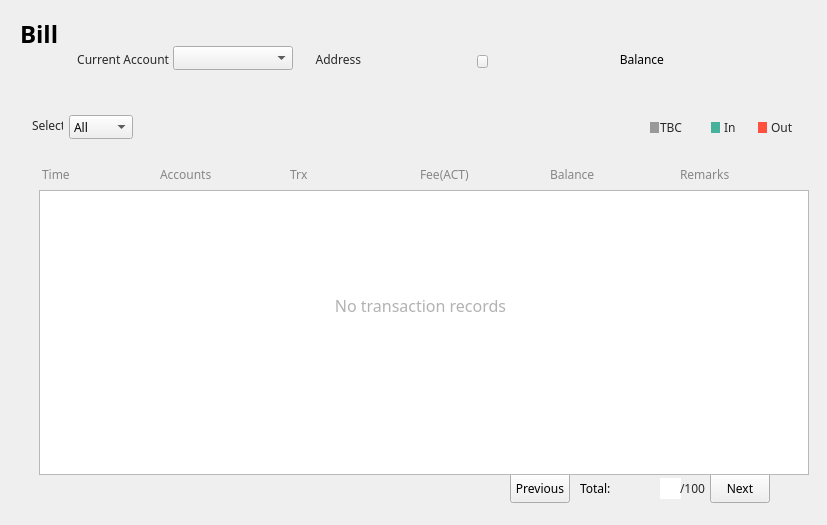
<?xml version="1.0" encoding="UTF-8"?>
<ui version="4.0">
 <class>AccountPage</class>
 <widget class="QWidget" name="AccountPage">
  <property name="geometry">
   <rect>
    <x>0</x>
    <y>0</y>
    <width>827</width>
    <height>525</height>
   </rect>
  </property>
  <property name="font">
   <font>
    <family>微软雅黑</family>
    <stylestrategy>PreferDefault</stylestrategy>
   </font>
  </property>
  <property name="windowTitle">
   <string>Form</string>
  </property>
  <property name="styleSheet">
   <string notr="true">QScrollBar{background-color: rgb(255, 255, 255);}</string>
  </property>
  <widget class="QLabel" name="addressLabel2">
   <property name="geometry">
    <rect>
     <x>310</x>
     <y>42</y>
     <width>51</width>
     <height>26</height>
    </rect>
   </property>
   <property name="font">
    <font>
     <family>微软雅黑</family>
    </font>
   </property>
   <property name="styleSheet">
    <string notr="true">color: rgb(40, 40, 40);
background:transparent;</string>
   </property>
   <property name="text">
    <string>Address</string>
   </property>
   <property name="alignment">
    <set>Qt::AlignBottom|Qt::AlignRight|Qt::AlignTrailing</set>
   </property>
  </widget>
  <widget class="QLabel" name="addressLabel">
   <property name="geometry">
    <rect>
     <x>369</x>
     <y>42</y>
     <width>111</width>
     <height>26</height>
    </rect>
   </property>
   <property name="font">
    <font>
     <family>微软雅黑</family>
     <underline>false</underline>
    </font>
   </property>
   <property name="styleSheet">
    <string notr="true">background:transparent;</string>
   </property>
   <property name="text">
    <string/>
   </property>
   <property name="scaledContents">
    <bool>false</bool>
   </property>
   <property name="alignment">
    <set>Qt::AlignBottom|Qt::AlignLeading|Qt::AlignLeft</set>
   </property>
  </widget>
  <widget class="QToolButton" name="copyBtn">
   <property name="geometry">
    <rect>
     <x>477</x>
     <y>55</y>
     <width>11</width>
     <height>13</height>
    </rect>
   </property>
   <property name="font">
    <font>
     <family>微软雅黑</family>
    </font>
   </property>
   <property name="cursor">
    <cursorShape>PointingHandCursor</cursorShape>
   </property>
   <property name="focusPolicy">
    <enum>Qt::NoFocus</enum>
   </property>
   <property name="text">
    <string/>
   </property>
  </widget>
  <widget class="QComboBox" name="accountComboBox">
   <property name="geometry">
    <rect>
     <x>173</x>
     <y>46</y>
     <width>120</width>
     <height>24</height>
    </rect>
   </property>
   <property name="font">
    <font>
     <family>微软雅黑</family>
     <weight>50</weight>
     <bold>false</bold>
    </font>
   </property>
   <property name="focusPolicy">
    <enum>Qt::NoFocus</enum>
   </property>
  </widget>
  <widget class="QLabel" name="label_10">
   <property name="geometry">
    <rect>
     <x>20</x>
     <y>18</y>
     <width>70</width>
     <height>31</height>
    </rect>
   </property>
   <property name="font">
    <font>
     <family>微软雅黑</family>
     <pointsize>18</pointsize>
     <weight>75</weight>
     <bold>true</bold>
    </font>
   </property>
   <property name="styleSheet">
    <string notr="true">background:transparent;</string>
   </property>
   <property name="text">
    <string>Bill</string>
   </property>
  </widget>
  <widget class="QLabel" name="label">
   <property name="geometry">
    <rect>
     <x>58</x>
     <y>42</y>
     <width>111</width>
     <height>26</height>
    </rect>
   </property>
   <property name="font">
    <font>
     <family>微软雅黑</family>
    </font>
   </property>
   <property name="styleSheet">
    <string notr="true">color: rgb(40, 40, 40);
background:transparent;</string>
   </property>
   <property name="text">
    <string>Current Account</string>
   </property>
   <property name="alignment">
    <set>Qt::AlignBottom|Qt::AlignRight|Qt::AlignTrailing</set>
   </property>
  </widget>
  <widget class="QLabel" name="label_2">
   <property name="geometry">
    <rect>
     <x>32</x>
     <y>117</y>
     <width>31</width>
     <height>16</height>
    </rect>
   </property>
   <property name="font">
    <font>
     <family>微软雅黑</family>
    </font>
   </property>
   <property name="styleSheet">
    <string notr="true">color: rgb(40, 40, 40);</string>
   </property>
   <property name="text">
    <string>Select</string>
   </property>
  </widget>
  <widget class="QComboBox" name="transactionTypeComboBox">
   <property name="geometry">
    <rect>
     <x>69</x>
     <y>115</y>
     <width>64</width>
     <height>24</height>
    </rect>
   </property>
   <property name="font">
    <font>
     <family>微软雅黑</family>
    </font>
   </property>
   <property name="focusPolicy">
    <enum>Qt::NoFocus</enum>
   </property>
   <property name="currentText">
    <string>All</string>
   </property>
   <item>
    <property name="text">
     <string>All</string>
    </property>
   </item>
   <item>
    <property name="text">
     <string>In</string>
    </property>
   </item>
   <item>
    <property name="text">
     <string>Out</string>
    </property>
   </item>
  </widget>
  <widget class="QLabel" name="identityLabel">
   <property name="geometry">
    <rect>
     <x>294</x>
     <y>37</y>
     <width>16</width>
     <height>16</height>
    </rect>
   </property>
   <property name="font">
    <font>
     <family>微软雅黑</family>
    </font>
   </property>
   <property name="styleSheet">
    <string notr="true">background:transparent;</string>
   </property>
   <property name="text">
    <string/>
   </property>
   <property name="alignment">
    <set>Qt::AlignRight|Qt::AlignTrailing|Qt::AlignVCenter</set>
   </property>
  </widget>
  <widget class="QLabel" name="label_3">
   <property name="geometry">
    <rect>
     <x>650</x>
     <y>122</y>
     <width>9</width>
     <height>11</height>
    </rect>
   </property>
   <property name="font">
    <font>
     <family>微软雅黑</family>
    </font>
   </property>
   <property name="styleSheet">
    <string notr="true">background-color: rgb(153, 153, 153);</string>
   </property>
   <property name="text">
    <string/>
   </property>
  </widget>
  <widget class="QLabel" name="label_4">
   <property name="geometry">
    <rect>
     <x>711</x>
     <y>122</y>
     <width>9</width>
     <height>11</height>
    </rect>
   </property>
   <property name="font">
    <font>
     <family>微软雅黑</family>
    </font>
   </property>
   <property name="styleSheet">
    <string notr="true">background-color: rgb(71, 178, 156);</string>
   </property>
   <property name="text">
    <string/>
   </property>
  </widget>
  <widget class="QLabel" name="label_5">
   <property name="geometry">
    <rect>
     <x>758</x>
     <y>122</y>
     <width>9</width>
     <height>11</height>
    </rect>
   </property>
   <property name="font">
    <font>
     <family>微软雅黑</family>
    </font>
   </property>
   <property name="styleSheet">
    <string notr="true">background-color: rgb(255, 80, 63);</string>
   </property>
   <property name="text">
    <string/>
   </property>
  </widget>
  <widget class="QLabel" name="label_6">
   <property name="geometry">
    <rect>
     <x>660</x>
     <y>119</y>
     <width>45</width>
     <height>16</height>
    </rect>
   </property>
   <property name="font">
    <font>
     <family>微软雅黑</family>
    </font>
   </property>
   <property name="styleSheet">
    <string notr="true">color: rgb(40, 40, 40);</string>
   </property>
   <property name="text">
    <string>TBC</string>
   </property>
  </widget>
  <widget class="QLabel" name="label_7">
   <property name="geometry">
    <rect>
     <x>724</x>
     <y>119</y>
     <width>31</width>
     <height>16</height>
    </rect>
   </property>
   <property name="font">
    <font>
     <family>微软雅黑</family>
    </font>
   </property>
   <property name="styleSheet">
    <string notr="true">color: rgb(40, 40, 40);</string>
   </property>
   <property name="text">
    <string>In</string>
   </property>
  </widget>
  <widget class="QLabel" name="label_8">
   <property name="geometry">
    <rect>
     <x>771</x>
     <y>119</y>
     <width>31</width>
     <height>16</height>
    </rect>
   </property>
   <property name="font">
    <font>
     <family>微软雅黑</family>
    </font>
   </property>
   <property name="styleSheet">
    <string notr="true">color: rgb(40, 40, 40);</string>
   </property>
   <property name="text">
    <string>Out</string>
   </property>
  </widget>
  <widget class="QLabel" name="label_9">
   <property name="geometry">
    <rect>
     <x>42</x>
     <y>159</y>
     <width>101</width>
     <height>30</height>
    </rect>
   </property>
   <property name="font">
    <font>
     <family>微软雅黑</family>
    </font>
   </property>
   <property name="styleSheet">
    <string notr="true">color: rgb(134, 134, 134);</string>
   </property>
   <property name="text">
    <string>Time</string>
   </property>
  </widget>
  <widget class="QLabel" name="label_11">
   <property name="geometry">
    <rect>
     <x>160</x>
     <y>159</y>
     <width>121</width>
     <height>30</height>
    </rect>
   </property>
   <property name="font">
    <font>
     <family>微软雅黑</family>
    </font>
   </property>
   <property name="styleSheet">
    <string notr="true">color: rgb(134, 134, 134);</string>
   </property>
   <property name="text">
    <string>Accounts</string>
   </property>
  </widget>
  <widget class="QLabel" name="label_12">
   <property name="geometry">
    <rect>
     <x>290</x>
     <y>159</y>
     <width>121</width>
     <height>30</height>
    </rect>
   </property>
   <property name="font">
    <font>
     <family>微软雅黑</family>
    </font>
   </property>
   <property name="styleSheet">
    <string notr="true">color: rgb(134, 134, 134);</string>
   </property>
   <property name="text">
    <string>Trx</string>
   </property>
  </widget>
  <widget class="QLabel" name="label_13">
   <property name="geometry">
    <rect>
     <x>420</x>
     <y>159</y>
     <width>111</width>
     <height>30</height>
    </rect>
   </property>
   <property name="font">
    <font>
     <family>微软雅黑</family>
    </font>
   </property>
   <property name="styleSheet">
    <string notr="true">color: rgb(134, 134, 134);</string>
   </property>
   <property name="text">
    <string>Fee(ACT)</string>
   </property>
  </widget>
  <widget class="QLabel" name="label_14">
   <property name="geometry">
    <rect>
     <x>550</x>
     <y>159</y>
     <width>111</width>
     <height>30</height>
    </rect>
   </property>
   <property name="font">
    <font>
     <family>微软雅黑</family>
    </font>
   </property>
   <property name="styleSheet">
    <string notr="true">color: rgb(134, 134, 134);</string>
   </property>
   <property name="text">
    <string>Balance</string>
   </property>
  </widget>
  <widget class="QLabel" name="label_15">
   <property name="geometry">
    <rect>
     <x>680</x>
     <y>159</y>
     <width>111</width>
     <height>30</height>
    </rect>
   </property>
   <property name="font">
    <font>
     <family>微软雅黑</family>
    </font>
   </property>
   <property name="styleSheet">
    <string notr="true">color: rgb(134, 134, 134);</string>
   </property>
   <property name="text">
    <string>Remarks</string>
   </property>
  </widget>
  <widget class="QLabel" name="label_16">
   <property name="geometry">
    <rect>
     <x>610</x>
     <y>42</y>
     <width>54</width>
     <height>26</height>
    </rect>
   </property>
   <property name="font">
    <font>
     <family>微软雅黑</family>
    </font>
   </property>
   <property name="text">
    <string>Balance</string>
   </property>
   <property name="alignment">
    <set>Qt::AlignBottom|Qt::AlignRight|Qt::AlignTrailing</set>
   </property>
  </widget>
  <widget class="QLabel" name="balanceLabel">
   <property name="geometry">
    <rect>
     <x>671</x>
     <y>42</y>
     <width>271</width>
     <height>26</height>
    </rect>
   </property>
   <property name="font">
    <font>
     <family>微软雅黑</family>
     <pointsize>14</pointsize>
    </font>
   </property>
   <property name="styleSheet">
    <string notr="true">background:transparent;</string>
   </property>
   <property name="text">
    <string/>
   </property>
   <property name="alignment">
    <set>Qt::AlignBottom|Qt::AlignLeading|Qt::AlignLeft</set>
   </property>
  </widget>
  <widget class="QToolButton" name="nextPageBtn">
   <property name="geometry">
    <rect>
     <x>710</x>
     <y>473</y>
     <width>60</width>
     <height>30</height>
    </rect>
   </property>
   <property name="font">
    <font>
     <family>微软雅黑</family>
    </font>
   </property>
   <property name="cursor">
    <cursorShape>PointingHandCursor</cursorShape>
   </property>
   <property name="focusPolicy">
    <enum>Qt::NoFocus</enum>
   </property>
   <property name="styleSheet">
    <string notr="true"/>
   </property>
   <property name="text">
    <string>Next</string>
   </property>
  </widget>
  <widget class="QLineEdit" name="pageLineEdit">
   <property name="geometry">
    <rect>
     <x>660</x>
     <y>478</y>
     <width>21</width>
     <height>21</height>
    </rect>
   </property>
   <property name="font">
    <font>
     <family>微软雅黑</family>
     <weight>50</weight>
     <bold>false</bold>
    </font>
   </property>
   <property name="cursor">
    <cursorShape>IBeamCursor</cursorShape>
   </property>
   <property name="styleSheet">
    <string notr="true">color: #282828;</string>
   </property>
   <property name="frame">
    <bool>false</bool>
   </property>
   <property name="alignment">
    <set>Qt::AlignCenter</set>
   </property>
  </widget>
  <widget class="QLabel" name="numberLabel">
   <property name="geometry">
    <rect>
     <x>580</x>
     <y>473</y>
     <width>61</width>
     <height>30</height>
    </rect>
   </property>
   <property name="font">
    <font>
     <family>微软雅黑</family>
    </font>
   </property>
   <property name="text">
    <string>Total:</string>
   </property>
  </widget>
  <widget class="QLabel" name="pageLabel">
   <property name="geometry">
    <rect>
     <x>680</x>
     <y>473</y>
     <width>31</width>
     <height>30</height>
    </rect>
   </property>
   <property name="font">
    <font>
     <family>微软雅黑</family>
    </font>
   </property>
   <property name="styleSheet">
    <string notr="true">color: #282828;</string>
   </property>
   <property name="text">
    <string>/100</string>
   </property>
   <property name="alignment">
    <set>Qt::AlignLeading|Qt::AlignLeft|Qt::AlignVCenter</set>
   </property>
  </widget>
  <widget class="QToolButton" name="prePageBtn">
   <property name="geometry">
    <rect>
     <x>510</x>
     <y>473</y>
     <width>60</width>
     <height>30</height>
    </rect>
   </property>
   <property name="font">
    <font>
     <family>微软雅黑</family>
    </font>
   </property>
   <property name="cursor">
    <cursorShape>PointingHandCursor</cursorShape>
   </property>
   <property name="focusPolicy">
    <enum>Qt::NoFocus</enum>
   </property>
   <property name="styleSheet">
    <string notr="true"/>
   </property>
   <property name="text">
    <string>Previous</string>
   </property>
  </widget>
  <widget class="QTableWidget" name="accountTransactionsTableWidget">
   <property name="geometry">
    <rect>
     <x>39</x>
     <y>190</y>
     <width>770</width>
     <height>285</height>
    </rect>
   </property>
   <property name="styleSheet">
    <string notr="true"/>
   </property>
   <property name="verticalScrollBarPolicy">
    <enum>Qt::ScrollBarAsNeeded</enum>
   </property>
   <property name="horizontalScrollBarPolicy">
    <enum>Qt::ScrollBarAlwaysOff</enum>
   </property>
   <property name="sizeAdjustPolicy">
    <enum>QAbstractScrollArea::AdjustToContents</enum>
   </property>
   <property name="autoScroll">
    <bool>true</bool>
   </property>
   <property name="editTriggers">
    <set>QAbstractItemView::NoEditTriggers</set>
   </property>
   <property name="tabKeyNavigation">
    <bool>true</bool>
   </property>
   <property name="showDropIndicator" stdset="0">
    <bool>true</bool>
   </property>
   <property name="dragDropOverwriteMode">
    <bool>true</bool>
   </property>
   <property name="showGrid">
    <bool>true</bool>
   </property>
   <property name="columnCount">
    <number>6</number>
   </property>
   <attribute name="horizontalHeaderVisible">
    <bool>false</bool>
   </attribute>
   <attribute name="horizontalHeaderCascadingSectionResizes">
    <bool>false</bool>
   </attribute>
   <attribute name="horizontalHeaderHighlightSections">
    <bool>false</bool>
   </attribute>
   <attribute name="verticalHeaderVisible">
    <bool>false</bool>
   </attribute>
   <attribute name="verticalHeaderCascadingSectionResizes">
    <bool>false</bool>
   </attribute>
   <attribute name="verticalHeaderHighlightSections">
    <bool>false</bool>
   </attribute>
   <column>
    <property name="text">
     <string>时间</string>
    </property>
    <property name="font">
     <font>
      <family>微软雅黑</family>
     </font>
    </property>
    <property name="textAlignment">
     <set>AlignLeading|AlignVCenter</set>
    </property>
   </column>
   <column>
    <property name="text">
     <string>对方账户</string>
    </property>
    <property name="font">
     <font>
      <family>微软雅黑</family>
     </font>
    </property>
    <property name="textAlignment">
     <set>AlignLeading|AlignVCenter</set>
    </property>
   </column>
   <column>
    <property name="text">
     <string>交易金额/GOP</string>
    </property>
    <property name="font">
     <font>
      <family>微软雅黑</family>
     </font>
    </property>
    <property name="textAlignment">
     <set>AlignLeading|AlignVCenter</set>
    </property>
   </column>
   <column>
    <property name="text">
     <string>手续费/GOP</string>
    </property>
    <property name="font">
     <font>
      <family>微软雅黑</family>
     </font>
    </property>
    <property name="textAlignment">
     <set>AlignLeading|AlignVCenter</set>
    </property>
   </column>
   <column>
    <property name="text">
     <string>账户余额/GOP</string>
    </property>
    <property name="font">
     <font>
      <family>微软雅黑</family>
      <weight>50</weight>
      <bold>false</bold>
     </font>
    </property>
    <property name="textAlignment">
     <set>AlignLeading|AlignVCenter</set>
    </property>
   </column>
   <column>
    <property name="text">
     <string>备注</string>
    </property>
    <property name="font">
     <font>
      <family>微软雅黑</family>
     </font>
    </property>
    <property name="textAlignment">
     <set>AlignLeading|AlignVCenter</set>
    </property>
   </column>
  </widget>
  <widget class="QLabel" name="initLabel">
   <property name="geometry">
    <rect>
     <x>220</x>
     <y>280</y>
     <width>401</width>
     <height>51</height>
    </rect>
   </property>
   <property name="font">
    <font>
     <family>微软雅黑</family>
     <pointsize>12</pointsize>
    </font>
   </property>
   <property name="styleSheet">
    <string notr="true">color: rgb(178, 178, 178);</string>
   </property>
   <property name="text">
    <string>No transaction records</string>
   </property>
   <property name="alignment">
    <set>Qt::AlignCenter</set>
   </property>
  </widget>
 </widget>
 <resources/>
 <connections/>
</ui>
